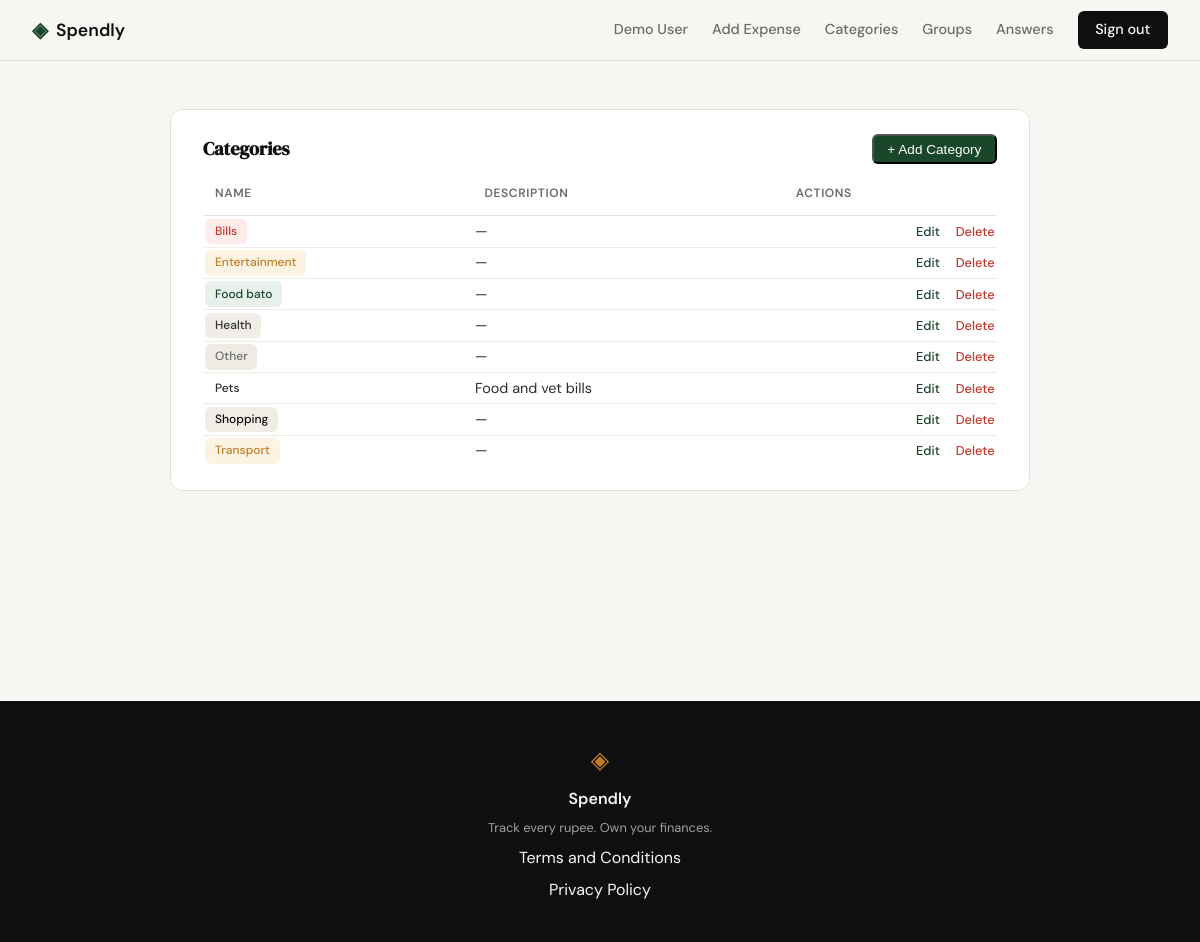
Page /categories (signed in) on the committed database.
### tables this page shows
CREATE TABLE categories (
            id          INTEGER PRIMARY KEY AUTOINCREMENT,
            user_id     INTEGER NOT NULL REFERENCES users(id),
            name        TEXT    NOT NULL,
            description TEXT,
            created_at  TEXT    DEFAULT (datetime('now'))
        );

### app.py (the view)
@app.route("/categories")
def categories():
    if not session.get("user_id"):
        return redirect(url_for("login"))
    all_cats = get_all_categories()
    return render_template("categories/list.html", categories=all_cats)

### database/db.py (called while the page is built)
def get_db():
    conn = sqlite3.connect(DB_PATH)
    conn.row_factory = sqlite3.Row
    conn.execute("PRAGMA foreign_keys = ON")
    return conn

### database/queries.py (called while the page is built)
def get_all_categories():
    conn = get_db()
    rows = conn.execute(
        "SELECT id, name, description FROM categories ORDER BY name"
    ).fetchall()
    conn.close()
    return [{"id": r["id"], "name": r["name"], "description": r["description"]} for r in rows]

### templates/categories/list.html (shortened to what this page needs)
{% extends "base.html" %}
{% block content %}
<section class="profile-section">
    <div class="profile-inner">
        <div class="profile-block">
            <div class="block-title-row">
                <h2 class="block-title">Categories</h2>
                <button type="button" class="btn-add-expense" id="addCategoryBtn">+ Add Category</button>
            </div>
            <table class="transactions-table">
                <thead>
                    <tr>
                        <th>Name</th>
                        <th>Description</th>
                        <th class="actions-col">Actions</th>
                    </tr>
                </thead>
                <tbody>
                    {% for cat in categories %}
                    <tr>
                        <td><span class="badge badge-{{ cat.name | lower }}">{{ cat.name }}</span></td>
                        <td>{{ cat.description or '—' }}</td>
                        <td class="actions-col">
                            <button type="button" class="btn-edit"
                                    data-id="{{ cat.id }}"
                                    data-name="{{ cat.name }}"
                                    data-description="{{ cat.description or '' }}">Edit</button>
                            <form method="POST" action="/categories/{{ cat.id }}/delete" class="form-inline"
                                  onsubmit="return confirm('Delete this category?')">
                                <button type="submit" class="btn-delete">Delete</button>
                            </form>
                        </td>
                    </tr>
                    {% endfor %}
                </tbody>
            </table>
        </div>
    </div>
</section>
{% endblock %}

### static/css/style.css (style rules this page uses)
:root { --ink: #0f0f0f; --ink-soft: #2d2d2d; --ink-muted: #6b6b6b; --ink-faint: #a0a0a0; --paper: #f7f6f3; --paper-warm: #f0ede6; --paper-card: #ffffff; --accent: #1a472a; --accent-light: #e8f0eb; --accent-2: #c17f24; --accent-2-light: #fdf3e3; --danger: #c0392b; --danger-light: #fdecea; --border: #e4e1da; --border-soft: #eeebe4; --group-bg: #eef4f0; --group-accent: #1a472a; --group-ink: #1a472a; --question-bg: #fbf4e6; --question-accent: #c17f24; --question-ink: #8a5a14; --answer-bg: #eaf1f5; --answer-accent: #2b6777; --answer-ink: #1f4d59; --font-display: 'DM Serif Display', Georgia, serif; --font-body: 'DM Sans', system-ui, sans-serif; --max-width: 1200px; --auth-width: 440px; --radius-sm: 6px; --radius-md: 12px; --radius-lg: 20px; }
*, *::before, *::after { box-sizing: border-box; margin: 0; padding: 0; }
html { font-size: 16px; scroll-behavior: smooth; }
body { background: var(--paper); color: var(--ink); font-family: var(--font-body); font-size: 1rem; line-height: 1.6; -webkit-font-smoothing: antialiased; }
.profile-section { padding: 3rem 2rem 5rem; }
.profile-inner { max-width: 860px; margin: 0 auto; display: flex; flex-direction: column; gap: 2rem; }
.profile-block { background: var(--paper-card); border: 1px solid var(--border); border-radius: var(--radius-md); padding: 1.5rem 2rem; }
.block-title { font-family: var(--font-display); font-size: 1.15rem; color: var(--ink); margin-bottom: 1.25rem; }
.transactions-table { width: 100%; border-collapse: collapse; font-size: 0.9rem; }
.transactions-table th { text-align: left; font-size: 0.75rem; font-weight: 600; text-transform: uppercase; letter-spacing: 0.05em; color: var(--ink-muted); padding: 0 0.75rem 0.75rem; border-bottom: 1px solid var(--border); }
.transactions-table td { padding: 0.15rem; color: var(--ink-soft); border-bottom: 1px solid var(--border-soft); }
.transactions-table tbody tr:last-child td { border-bottom: none; }
.badge { display: inline-block; padding: 0.2rem 0.6rem; border-radius: var(--radius-sm); font-size: 0.75rem; font-weight: 500; }
.badge-food { background: var(--accent-light); color: var(--accent); }
.badge-transport { background: var(--accent-2-light); color: var(--accent-2); }
.badge-bills { background: var(--danger-light); color: var(--danger); }
.badge-health { background: var(--paper-warm); color: var(--ink-soft); }
.badge-entertainment { background: var(--accent-2-light); color: var(--accent-2); }
.badge-shopping { background: var(--paper-warm); color: var(--ink); }
.badge-other { background: var(--border-soft); color: var(--ink-muted); }
.block-title-row { display: flex; align-items: center; justify-content: space-between; margin-bottom: 1.25rem; }
.block-title-row .block-title { margin-bottom: 0; }
.btn-add-expense { padding: 0.35rem 0.85rem; background: var(--accent); color: var(--paper-card); border-radius: var(--radius-sm); font-size: 0.85rem; font-weight: 500; text-decoration: none; transition: background 0.15s; }
.actions-col { text-align: right; white-space: nowrap; }
.btn-delete { font-size: 0.8rem; font-weight: 500; color: var(--danger); background: none; border: none; padding: 0; margin-left: 0.75rem; cursor: pointer; font-family: inherit; }
.btn-edit { font-size: 0.8rem; font-weight: 500; color: var(--accent); background: none; border: none; padding: 0; cursor: pointer; font-family: inherit; }
.form-inline { display: inline; }

### rows in the picture
categories: name "Bills", description "—"
categories: name "Entertainment", description "—"
categories: name "Food bato", description "—"
categories: name "Health", description "—"
categories: name "Other", description "—"
categories: name "Pets", description "Food and vet bills"
categories: name "Shopping", description "—"
categories: name "Transport", description "—"

### other values in the picture
{{ session.get("user_name", "Account") }} "Demo User"
